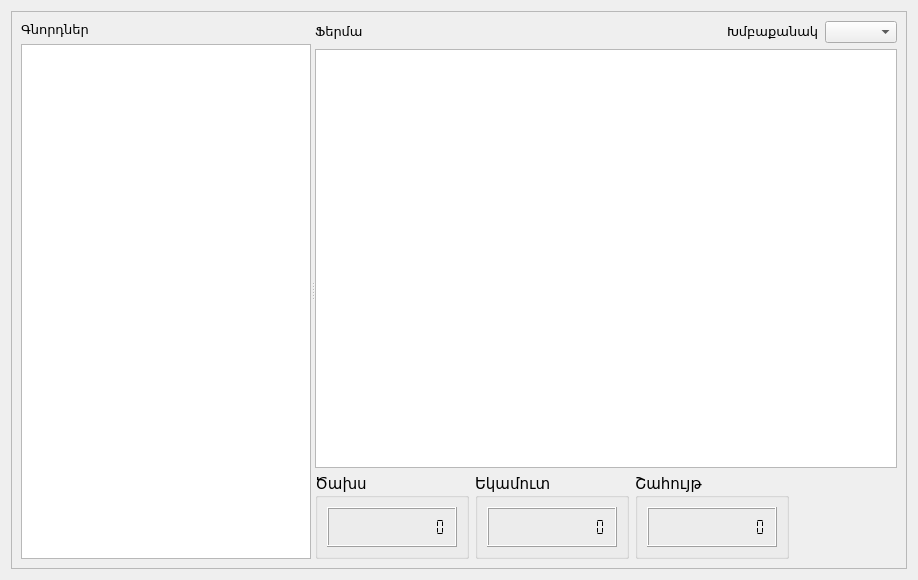
<?xml version="1.0" encoding="UTF-8"?>
<ui version="4.0">
 <class>financesWidget</class>
 <widget class="QWidget" name="financesWidget">
  <property name="geometry">
   <rect>
    <x>0</x>
    <y>0</y>
    <width>918</width>
    <height>580</height>
   </rect>
  </property>
  <property name="windowTitle">
   <string>Form</string>
  </property>
  <layout class="QGridLayout" name="gridLayout_2">
   <item row="0" column="0">
    <widget class="QScrollArea" name="scrollArea">
     <property name="widgetResizable">
      <bool>true</bool>
     </property>
     <widget class="QWidget" name="scrollAreaWidgetContents">
      <property name="geometry">
       <rect>
        <x>0</x>
        <y>0</y>
        <width>898</width>
        <height>560</height>
       </rect>
      </property>
      <layout class="QGridLayout" name="gridLayout">
       <item row="0" column="0">
        <widget class="QSplitter" name="splitter">
         <property name="orientation">
          <enum>Qt::Horizontal</enum>
         </property>
         <widget class="QWidget" name="layoutWidget">
          <layout class="QVBoxLayout" name="verticalLayout">
           <item>
            <widget class="QLabel" name="label">
             <property name="text">
              <string>&lt;!DOCTYPE HTML PUBLIC &quot;-//W3C//DTD HTML 4.0//EN&quot; &quot;http://www.w3.org/TR/REC-html40/strict.dtd&quot;&gt;
&lt;html&gt;&lt;head&gt;&lt;meta name=&quot;qrichtext&quot; content=&quot;1&quot; /&gt;&lt;style type=&quot;text/css&quot;&gt;
p, li { white-space: pre-wrap; }
&lt;/style&gt;&lt;/head&gt;&lt;body style=&quot; font-family:'MS Shell Dlg 2'; font-size:8.25pt; font-weight:400; font-style:normal;&quot;&gt;
&lt;p style=&quot; margin-top:0px; margin-bottom:0px; margin-left:0px; margin-right:0px; -qt-block-indent:0; text-indent:0px;&quot;&gt;&lt;span style=&quot; font-size:10pt;&quot;&gt;Գնորդներ&lt;/span&gt;&lt;/p&gt;&lt;/body&gt;&lt;/html&gt;</string>
             </property>
            </widget>
           </item>
           <item>
            <widget class="QTableView" name="tableViewCustomers"/>
           </item>
          </layout>
         </widget>
         <widget class="QWidget" name="layoutWidget">
          <layout class="QVBoxLayout" name="verticalLayout_2">
           <item>
            <layout class="QHBoxLayout" name="horizontalLayout">
             <item>
              <widget class="QLabel" name="label_2">
               <property name="text">
                <string>&lt;!DOCTYPE HTML PUBLIC &quot;-//W3C//DTD HTML 4.0//EN&quot; &quot;http://www.w3.org/TR/REC-html40/strict.dtd&quot;&gt;
&lt;html&gt;&lt;head&gt;&lt;meta name=&quot;qrichtext&quot; content=&quot;1&quot; /&gt;&lt;style type=&quot;text/css&quot;&gt;
p, li { white-space: pre-wrap; }
&lt;/style&gt;&lt;/head&gt;&lt;body style=&quot; font-family:'MS Shell Dlg 2'; font-size:8.25pt; font-weight:400; font-style:normal;&quot;&gt;
&lt;p style=&quot; margin-top:0px; margin-bottom:0px; margin-left:0px; margin-right:0px; -qt-block-indent:0; text-indent:0px;&quot;&gt;&lt;span style=&quot; font-size:10pt;&quot;&gt;Ֆերմա&lt;/span&gt;&lt;/p&gt;&lt;/body&gt;&lt;/html&gt;</string>
               </property>
              </widget>
             </item>
             <item>
              <spacer name="horizontalSpacer">
               <property name="orientation">
                <enum>Qt::Horizontal</enum>
               </property>
               <property name="sizeHint" stdset="0">
                <size>
                 <width>40</width>
                 <height>20</height>
                </size>
               </property>
              </spacer>
             </item>
             <item>
              <widget class="QLabel" name="lblGroups">
               <property name="text">
                <string>&lt;!DOCTYPE HTML PUBLIC &quot;-//W3C//DTD HTML 4.0//EN&quot; &quot;http://www.w3.org/TR/REC-html40/strict.dtd&quot;&gt;
&lt;html&gt;&lt;head&gt;&lt;meta name=&quot;qrichtext&quot; content=&quot;1&quot; /&gt;&lt;style type=&quot;text/css&quot;&gt;
p, li { white-space: pre-wrap; }
&lt;/style&gt;&lt;/head&gt;&lt;body style=&quot; font-family:'MS Shell Dlg 2'; font-size:8.25pt; font-weight:400; font-style:normal;&quot;&gt;
&lt;p style=&quot; margin-top:0px; margin-bottom:0px; margin-left:0px; margin-right:0px; -qt-block-indent:0; text-indent:0px;&quot;&gt;&lt;span style=&quot; font-size:10pt;&quot;&gt;Խմբաքանակ&lt;/span&gt;&lt;/p&gt;&lt;/body&gt;&lt;/html&gt;</string>
               </property>
              </widget>
             </item>
             <item>
              <widget class="QComboBox" name="comboBoxGroups"/>
             </item>
            </layout>
           </item>
           <item>
            <widget class="QTableView" name="tableViewFerma"/>
           </item>
           <item>
            <layout class="QHBoxLayout" name="horizontalLayout_2">
             <item>
              <widget class="QGroupBox" name="groupBoxExpensesTotalPrice">
               <property name="font">
                <font>
                 <pointsize>11</pointsize>
                </font>
               </property>
               <property name="title">
                <string>Ծախս</string>
               </property>
               <layout class="QGridLayout" name="gridLayout_4">
                <item row="0" column="0">
                 <widget class="QLCDNumber" name="lcdExpensesTotalPrice">
                  <property name="enabled">
                   <bool>true</bool>
                  </property>
                  <property name="minimumSize">
                   <size>
                    <width>130</width>
                    <height>40</height>
                   </size>
                  </property>
                  <property name="font">
                   <font>
                    <pointsize>8</pointsize>
                   </font>
                  </property>
                  <property name="frameShape">
                   <enum>QFrame::Box</enum>
                  </property>
                  <property name="frameShadow">
                   <enum>QFrame::Raised</enum>
                  </property>
                  <property name="smallDecimalPoint">
                   <bool>true</bool>
                  </property>
                  <property name="numDigits">
                   <number>12</number>
                  </property>
                  <property name="digitCount">
                   <number>12</number>
                  </property>
                  <property name="mode">
                   <enum>QLCDNumber::Dec</enum>
                  </property>
                  <property name="segmentStyle">
                   <enum>QLCDNumber::Flat</enum>
                  </property>
                  <property name="value" stdset="0">
                   <double>0.000000000000000</double>
                  </property>
                 </widget>
                </item>
               </layout>
              </widget>
             </item>
             <item>
              <widget class="QGroupBox" name="groupBoxIncomeTotalPrice">
               <property name="font">
                <font>
                 <pointsize>11</pointsize>
                </font>
               </property>
               <property name="title">
                <string>Եկամուտ</string>
               </property>
               <layout class="QGridLayout" name="gridLayout_5">
                <item row="0" column="0">
                 <widget class="QLCDNumber" name="lcdIncomeTotalPrice">
                  <property name="enabled">
                   <bool>true</bool>
                  </property>
                  <property name="minimumSize">
                   <size>
                    <width>130</width>
                    <height>40</height>
                   </size>
                  </property>
                  <property name="font">
                   <font>
                    <pointsize>8</pointsize>
                   </font>
                  </property>
                  <property name="frameShape">
                   <enum>QFrame::Box</enum>
                  </property>
                  <property name="frameShadow">
                   <enum>QFrame::Raised</enum>
                  </property>
                  <property name="smallDecimalPoint">
                   <bool>true</bool>
                  </property>
                  <property name="numDigits">
                   <number>12</number>
                  </property>
                  <property name="digitCount">
                   <number>12</number>
                  </property>
                  <property name="mode">
                   <enum>QLCDNumber::Dec</enum>
                  </property>
                  <property name="segmentStyle">
                   <enum>QLCDNumber::Flat</enum>
                  </property>
                  <property name="value" stdset="0">
                   <double>0.000000000000000</double>
                  </property>
                 </widget>
                </item>
               </layout>
              </widget>
             </item>
             <item>
              <widget class="QGroupBox" name="groupBoxProfitTotalPrice">
               <property name="font">
                <font>
                 <pointsize>11</pointsize>
                </font>
               </property>
               <property name="title">
                <string>Շահույթ</string>
               </property>
               <layout class="QGridLayout" name="gridLayout_6">
                <item row="0" column="0">
                 <widget class="QLCDNumber" name="lcdProfitTotalPrice">
                  <property name="enabled">
                   <bool>true</bool>
                  </property>
                  <property name="minimumSize">
                   <size>
                    <width>130</width>
                    <height>40</height>
                   </size>
                  </property>
                  <property name="font">
                   <font>
                    <pointsize>8</pointsize>
                   </font>
                  </property>
                  <property name="frameShape">
                   <enum>QFrame::Box</enum>
                  </property>
                  <property name="frameShadow">
                   <enum>QFrame::Raised</enum>
                  </property>
                  <property name="smallDecimalPoint">
                   <bool>true</bool>
                  </property>
                  <property name="numDigits">
                   <number>12</number>
                  </property>
                  <property name="digitCount">
                   <number>12</number>
                  </property>
                  <property name="mode">
                   <enum>QLCDNumber::Dec</enum>
                  </property>
                  <property name="segmentStyle">
                   <enum>QLCDNumber::Flat</enum>
                  </property>
                  <property name="value" stdset="0">
                   <double>0.000000000000000</double>
                  </property>
                 </widget>
                </item>
               </layout>
              </widget>
             </item>
             <item>
              <spacer name="horizontalSpacer_2">
               <property name="orientation">
                <enum>Qt::Horizontal</enum>
               </property>
               <property name="sizeHint" stdset="0">
                <size>
                 <width>40</width>
                 <height>20</height>
                </size>
               </property>
              </spacer>
             </item>
            </layout>
           </item>
          </layout>
         </widget>
        </widget>
       </item>
      </layout>
     </widget>
    </widget>
   </item>
  </layout>
 </widget>
 <resources/>
 <connections/>
</ui>
